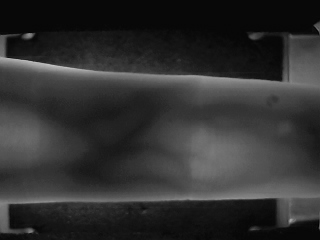
#> input picture dataset/test/005/right/middle_6.bmp, 320 x 240 px
$ python -i preprocess.py   (imports and definitions only)   (older library calls are emulated)
#> lines starting #> are read from the running program, lines starting #| are printed output that depends on the picture; after the words box and inside, x2 and y2 are one past the last pixel; in counts of white or black regions, pixels touching at a corner belong together
"""
Preprocessing module for Finger Vein Recognition.
Handles contrast enhancement (CLAHE), thresholding, morphological cleaning, and Gabor filter banks.
"""
import base64
from io import BytesIO
import cv2
import numpy as np
from PIL import Image

def build_gabor_kernels():
    kernels = []
    for theta in np.arange(0, np.pi, np.pi / 8):
        for sigma in [2, 4]:
            kernel = cv2.getGaborKernel((21, 21), sigma, theta, 10, 0.5, 0, cv2.CV_32F)
            s = kernel.sum()
            kernel /= s if s != 0 else 1
            kernels.append(kernel)
#> further down, picture is the input picture: shape (240, 320, 3); min 0, max 195, mean 48.8
    return kernels

GABOR_KERNELS = build_gabor_kernels()


def to_grayscale(img):
    if len(img.shape) == 3:
        return cv2.cvtColor(img, cv2.COLOR_BGR2GRAY)
    return img.copy()


def resize_image(img, size=(128, 64)):
    """Resizes the image to (width, height)"""
#> called with size = (128, 64)
    return cv2.resize(img, size)
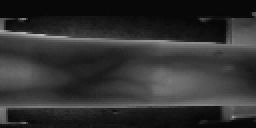
#> returned value: shape (64, 128) (shown 2 times larger); min 7, max 190, mean 48.7


def apply_clahe(img, clip_limit=3.0, tile_grid_size=(8, 8)):
    """Enhance local contrast of finger vein patterns"""
#> called with clip_limit = 3, tile_grid_size = (8, 8)
    clahe = cv2.createCLAHE(clipLimit=clip_limit, tileGridSize=tile_grid_size)
    return clahe.apply(img)
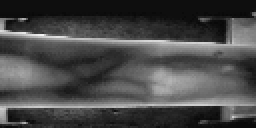
#> returned value: shape (64, 128) (shown 2 times larger); min 8, max 244, mean 72.5


def preprocess_image(img, size=(128, 64)):
    """
    Standard preprocessing pipeline for feeding into CNN.
    Grayscale -> Resize -> CLAHE -> Normalize -> Add Channel Dim.
    """
    if isinstance(img, str):
        img = cv2.imread(img, cv2.IMREAD_GRAYSCALE)
    if img is None:
        return None

    gray = to_grayscale(img)
    resized = resize_image(gray, size)
    enhanced = apply_clahe(resized)
    normalized = enhanced.astype('float32') / 255.0
    return np.expand_dims(normalized, axis=-1)


def extract_vein_mask(enhanced_img):
    """
    Segment the vein structure using adaptive thresholding and morphological filters.
    """
    blurred = cv2.GaussianBlur(enhanced_img, (3, 3), 0)
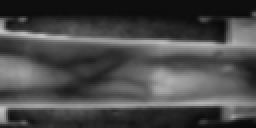
#> blurred: shape (64, 128) (shown 2 times larger); min 10, max 196, mean 72.6
    thresh = cv2.adaptiveThreshold(
        blurred, 255, cv2.ADAPTIVE_THRESH_GAUSSIAN_C,
        cv2.THRESH_BINARY_INV, 11, 2
    )
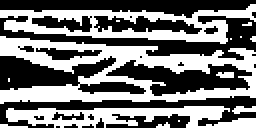
#> thresh: shape (64, 128) (shown 2 times larger); 46.6% white; 14 white regions (9 under 20 px), largest, box (x1, y1, x2, y2) and area: (0, 18, 128, 52) 1912, (0, 2, 128, 22) 1024, (3, 53, 128, 64) 778, (116, 53, 128, 57) 32, (108, 36, 117, 39) 23
    kernel = np.ones((3, 3), np.uint8)
    cleaned = cv2.morphologyEx(thresh, cv2.MORPH_CLOSE, kernel)
#> cleaned: shape (64, 128); 50.8% white; 24 black regions (9 under 20 px), largest, box (x1, y1, x2, y2) and area: (0, 9, 128, 29) 735, (0, 0, 128, 9) 697, (56, 31, 124, 48) 613
    cleaned = cv2.morphologyEx(cleaned, cv2.MORPH_OPEN, kernel)
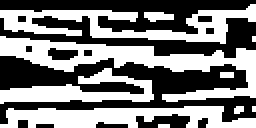
#> cleaned: shape (64, 128) (shown 2 times larger); 48.8% white; 10 white regions (4 under 20 px), largest, box (x1, y1, x2, y2) and area: (0, 18, 128, 51) 1350, (0, 2, 128, 22) 1000, (0, 53, 128, 64) 908, (0, 34, 77, 52) 618, (72, 6, 87, 11) 56, (110, 36, 117, 39) 21
    return cleaned


def to_base64_str(img):
    """Convert numpy image array to base64 string for templates rendering"""
    if len(img.shape) == 2:
        pil = Image.fromarray(img)
    else:
        pil = Image.fromarray(cv2.cvtColor(img, cv2.COLOR_BGR2RGB))
    buf = BytesIO()
    pil.save(buf, format='PNG')
    return base64.b64encode(buf.getvalue()).decode()


def get_visual_stages(img):
    """
    Get base64 images of all preprocessing pipeline stages for UI display.
    """
    gray = to_grayscale(img)
    resized = resize_image(gray, (128, 64))
    enhanced = apply_clahe(resized)
    vein_mask = extract_vein_mask(enhanced)

    # Generate Gabor response visualization
    gabor_comp = np.zeros_like(enhanced, dtype=np.float32)
    for k in GABOR_KERNELS[:4]:
        gabor_comp += np.abs(cv2.filter2D(enhanced, cv2.CV_32F, k))
#> this loop made 4 passes
#> pass 1, in get_visual_stages, `gabor_comp += np.abs(cv2.filter2D(enhanced, cv2.CV_32F, k))`:
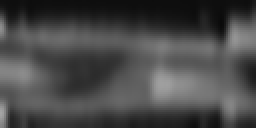
#> gabor_comp: shape (64, 128) float32 (shown 2 times larger); min 10.17, max 165.1, mean 72.7
#> pass 3, in get_visual_stages, `gabor_comp += np.abs(cv2.filter2D(enhanced, cv2.CV_32F, k))`:
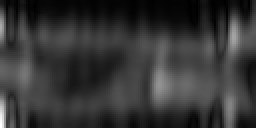
#> gabor_comp: shape (64, 128) float32 (shown 2 times larger); min 28.47, max 973, mean 227.2; drawn with min black and max white
    gabor_comp = cv2.normalize(gabor_comp, None, 0, 255, cv2.NORM_MINMAX).astype(np.uint8)

    # Bone colormap for vein visualization
    vein_colored = cv2.applyColorMap(vein_mask, cv2.COLORMAP_BONE)

    return {
        'original': to_base64_str(resized),
        'enhanced': to_base64_str(enhanced),
        'vein_mask': to_base64_str(vein_mask),
        'gabor': to_base64_str(gabor_comp),
        'vein_colored': to_base64_str(vein_colored)
    }

>>> import cv2
>>> picture = cv2.imread('../dataset/test/005/right/middle_6.bmp')
>>> result = get_visual_stages(picture)
#> result = 5 items
